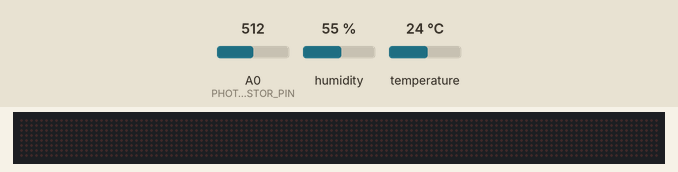
Recording of a sketch running on a simulated Arduino Uno, built with avr-gcc and run on an emulated ATmega328P. Parts: 128×8 LED matrix. The test bench sets the inputs (shaded band); at power-on: A0 (PHOTORESISTOR_PIN) = 512, humidity 55 %, temperature 24 °C. The local clock reads 2024-03-15 10:24:30 at power-on unless the sketch sets it.

Above: at 8.8 s.
8.9 s: A0 (PHOTORESISTOR_PIN) set to 690
17.2 s: A0 (PHOTORESISTOR_PIN) set to 717
At 24.6 s:
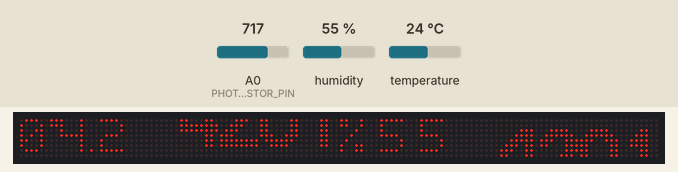
25.5 s: A0 (PHOTORESISTOR_PIN) set to 511
At 33.2 s:
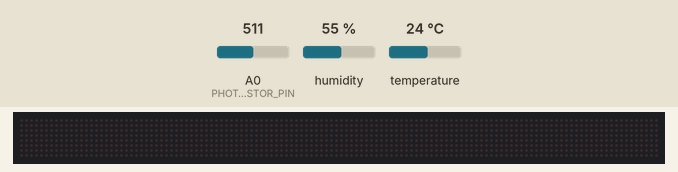
Timing chart, 0 to 34.7 s (numbered marks = the images above; inputs shaded):
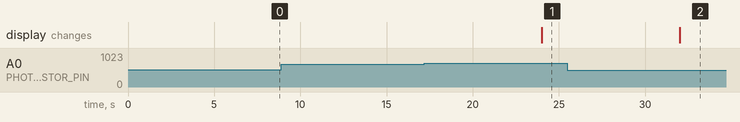

The sketch:

NightClock.ino
```cpp
#include "LowPower.h"
#include "DebugMacros.h"
#include "RTClock.h"
#include "EnvSensor.h"
#include "LedMatrixClockDisplay.h"


LedMatrixClockDisplay display;
EnvSensor sensor;
RTClock rtClock;

void setup() {
  DEBUG_INITIALIZE();
  DEBUG_PRINTS("\nNight Clock\n");

  sensor.initialize();
  display.initialize();
}


void loop() {
   LightIntensity lightValue = sensor.readLightIntensity();

  if (lightValue.isDark()) {
    display.startup();

    RTime time = rtClock.readTime();

    TemperatureAndHumidity thValue = sensor.readTemperatureAndHumidity();

    display.clear();
    display.print(time);

    if (thValue.isValid()){
      display.print(thValue);
    }

  } else {
    display.shutdown();
  }

  display.update();

  DEBUG_FLUSH();
  LowPower.powerDown(SLEEP_8S, ADC_OFF, BOD_OFF);
}
```

DebugMacros.h
```cpp
#pragma once

#define DEBUG 0

#if DEBUG
#define DEBUG_PRINT(s, x) \
  { \
    Serial.print(F(s)); \
    Serial.print(x); \
  }
#define DEBUG_PRINTS(x) Serial.print(F(x))
#define DEBUG_PRINTD(x) Serial.println(x, DEC)
#define DEBUG_INITIALIZE() \
  { \
    Serial.begin(57600); \
    while(!Serial) {;} \
  }
#define DEBUG_FLUSH() Serial.flush()

#else

#define DEBUG_PRINT(s, x)
#define DEBUG_PRINTS(x)
#define DEBUG_PRINTD(x)
#define DEBUG_FLUSH()
#define DEBUG_INITIALIZE()

#endif
```

EnvSensor.cpp
```cpp
#include "EnvSensor.h"
#include "DebugMacros.h"

void EnvSensor::initialize(){

  pinMode(PHOTORESISTOR_PIN, INPUT);

  Wire.begin();
}

TemperatureAndHumidity EnvSensor::readTemperatureAndHumidity(){
    dht.begin();
    float h = dht.readHumidity();
    float t = dht.readTemperature();

    if (!(isnan(h) || isnan(t))) {
      DEBUG_PRINT("\nHUM:", (int)h);
      DEBUG_PRINT("\nTEMP:", (int)(t * 10));
    } else {
      DEBUG_PRINTS("\nFailed to read temp\n");
    }

    return TemperatureAndHumidity(t, h);
}

LightIntensity EnvSensor::readLightIntensity(){
  int value = analogRead(A0);
  DEBUG_PRINT("\nANALOG: ", value);
  return LightIntensity(value);
}
```

EnvSensor.h
```cpp
#pragma once
#include <Wire.h>
#include "DHT.h"

#define PHOTORESISTOR_PIN A0
#define DHT_PIN 7
#define DHT_TYPE DHT22

class TemperatureAndHumidity {
public:
  inline float getTemperature() {return temperature;}
  inline float getHumidity() {return humidity; }
  inline bool isValid(){ return !isnan(temperature) && !isnan(humidity); }
  inline TemperatureAndHumidity(float temperature, float humidity) {
    this->temperature = temperature;
    this->humidity = humidity;
  }
private:
  float temperature;
  float humidity;
};

class LightIntensity{
public:
  inline bool isDark(){ return value > 700; }

  inline LightIntensity(int value) {
    this->value = value;
  }
private:
  int value;
};

class EnvSensor {
public:
  void initialize();

  TemperatureAndHumidity readTemperatureAndHumidity();
  LightIntensity readLightIntensity();

private:
  DHT dht = DHT(DHT_PIN, DHT_TYPE);
};
```

LedMatrixClockDisplay.cpp
```cpp
#include "LedMatrixClockDisplay.h"

void LedMatrixClockDisplay::initialize() {
  if (!mx.begin()) {
    DEBUG_PRINTS("\nMD_MAX72XX initialization failed\n");
  } else {
    mx.control(MD_MAX72XX::INTENSITY, 0);
    mx.update(MD_MAX72XX::OFF);
    initialized = true;
  }
}

void LedMatrixClockDisplay::print(RTime time) {
  if (initialized) {
    mx.setBuffer(9 * COL_SIZE - 1, COL_SIZE, zero + COL_SIZE * (2 * (time.getHour() / 10) + 1));
    mx.setBuffer(1 * COL_SIZE - 1, COL_SIZE, zero + COL_SIZE * (2 * (time.getHour() / 10)));

    mx.setBuffer(10 * COL_SIZE - 1, COL_SIZE, zero + COL_SIZE * (2 * (time.getHour() % 10) + 1));
    mx.setBuffer(2 * COL_SIZE - 1, COL_SIZE, zero + COL_SIZE * (2 * (time.getHour() % 10)));

    mx.setBuffer(11 * COL_SIZE - 1, COL_SIZE, zero + COL_SIZE * (2 * (time.getMinute() / 10) + 1));
    mx.setBuffer(3 * COL_SIZE - 1, COL_SIZE, zero + COL_SIZE * (2 * (time.getMinute() / 10)));

    mx.setBuffer(12 * COL_SIZE - 1, COL_SIZE, zero + COL_SIZE * (2 * (time.getMinute() % 10) + 1));
    mx.setBuffer(4 * COL_SIZE - 1, COL_SIZE, zero + COL_SIZE * (2 * (time.getMinute() % 10)));
    mx.transform(MD_MAX72XX::TRC);
  }
}

void LedMatrixClockDisplay::print(TemperatureAndHumidity value) {
  if (initialized) {
    mx.setChar((6 * COL_SIZE) - 1, '0' + ((int)value.getHumidity()) / 10);
    mx.setChar((7 * COL_SIZE) - 1, '0' + ((int)value.getHumidity()) % 10);
    mx.setChar((8 * COL_SIZE) - 1, '%');

    mx.setChar((14 * COL_SIZE) - 1, '0' + ((int)value.getTemperature()) / 10);
    mx.setChar((15 * COL_SIZE) - 1, '0' + ((int)value.getTemperature()) % 10);
    mx.setChar((16 * COL_SIZE) - 1, '0' + ((int)(value.getTemperature() * 10)) % 10);

    mx.setPoint(6, (15 * COL_SIZE) - 7, true);

    mx.setPoint(0, (16 * COL_SIZE) - 8, true);
    mx.setPoint(1, (16 * COL_SIZE) - 8, true);
    mx.setPoint(0, (16 * COL_SIZE) - 7, true);
    mx.setPoint(1, (16 * COL_SIZE) - 7, true);
  }
}
```

LedMatrixClockDisplay.h
```cpp
#pragma once

#include <MD_MAX72xx.h>
#include "DebugMacros.h"
#include "EnvSensor.h"
#include "RTClock.h"

#define HARDWARE_TYPE MD_MAX72XX::ICSTATION_HW
#define MAX_DEVICES 16

#define CLK_PIN 13   // or SCK
#define DATA_PIN 11  // or MOSI
#define CS_PIN 10    // or SS


class LedMatrixClockDisplay {
public:
  void initialize();

  inline void startup() {
    mx.control(MD_MAX72XX::SHUTDOWN, MD_MAX72XX::OFF);
  }
  inline void shutdown() {
    mx.control(MD_MAX72XX::SHUTDOWN, MD_MAX72XX::ON);
  }
  inline void clear() {
    mx.clear();
  }
  inline void update() {
    mx.update();
  }

  void print(RTime time);
  void print(TemperatureAndHumidity value);

private:
  bool initialized = false;

  MD_MAX72XX mx = MD_MAX72XX(HARDWARE_TYPE, CS_PIN, MAX_DEVICES);

  uint8_t zero[160] = {
    0b00000000,
    0b00000000,
    0b00111100,
    0b01111110,
    0b11100111,
    0b11000011,
    0b11000011,
    0b11000011,
    0b11000011,
    0b11000011,
    0b11000011,
    0b11100111,
    0b01111110,
    0b00111100,
    0b00000000,
    0b00000000,

    0b00000000,
    0b00000000,
    0b00001100,
    0b00011100,
    0b00111100,
    0b00111100,
    0b00001100,
    0b00001100,
    0b00001100,
    0b00001100,
    0b00001100,
    0b00001100,
    0b00001100,
    0b00001100,
    0b00000000,
    0b00000000,

    0b00000000,
    0b00000000,
    0b00111100,
    0b01111110,
    0b11100111,
    0b11000111,
    0b00000111,
    0b00001110,
    0b00011100,
    0b00111000,
    0b01110000,
    0b11100000,
    0b11111111,
    0b11111111,
    0b00000000,
    0b00000000,

    0b00000000,
    0b00000000,
    0b01111100,
    0b11111110,
    0b11000111,
    0b00000011,
    0b00000111,
    0b00011110,
    0b00011110,
    0b00000111,
    0b00000011,
    0b11000111,
    0b11111110,
    0b01111100,
    0b00000000,
    0b00000000,

    0b00000000,
    0b00000000,

    0b00001110,
    0b00011110,
    0b00111110,
    0b01110110,
    0b11100110,
    0b11000110,
    0b11000110,
    0b11111111,
    0b11111111,
    0b00000110,
    0b00000110,
    0b00000110,
    0b00000000,
    0b00000000,


    0b00000000,
    0b00000000,
    0b11111111,
    0b11111111,
    0b11000000,
    0b11011100,
    0b11111110,
    0b11110111,
    0b11100011,
    0b00000011,
    0b00000011,
    0b11000111,
    0b11111110,
    0b01111100,
    0b00000000,
    0b00000000,


    0b00000000,
    0b00000000,
    0b00111100,
    0b01111110,
    0b11100110,
    0b11000000,
    0b11011100,
    0b11111110,
    0b11110111,
    0b11000011,
    0b11000011,
    0b11100111,
    0b01111110,
    0b00111100,
    0b00000000,
    0b00000000,

    0b00000000,
    0b00000000,
    0b11111111,
    0b11111111,
    0b00000011,
    0b00000111,
    0b00000110,
    0b00001110,
    0b00001100,
    0b00011100,
    0b00011000,
    0b00111000,
    0b00110000,
    0b01110000,
    0b00000000,
    0b00000000,

    0b00000000,
    0b00000000,
    0b00111100,
    0b01111110,
    0b11100111,
    0b11000011,
    0b11100111,
    0b01111110,
    0b01111110,
    0b11100111,
    0b11000011,
    0b11100111,
    0b01111110,
    0b00111100,
    0b00000000,
    0b00000000,

    0b00000000,
    0b00000000,
    0b00111100,
    0b01111110,
    0b11100111,
    0b11000011,
    0b11000011,
    0b11101111,
    0b01111111,
    0b00111011,
    0b00000011,
    0b01100111,
    0b01111110,
    0b00111100,
    0b00000000,
    0b00000000,

  };
};
```

RTClock.cpp
```cpp
#include "RTClock.h"

RTime RTClock::readTime(){
    bool flag24 = false;
    bool pmFlag = false;
    uint8_t hour = rtc.getHour(flag24, pmFlag);
    uint8_t min = rtc.getMinute();

    return RTime(hour, min);
}
```

RTClock.h
```cpp
#pragma once
#include <DS3231.h>

class RTime {
public:
  inline uint8_t getHour() { return hour; }
  inline uint8_t getMinute() { return minute; }
  inline RTime(uint8_t hour, uint8_t minute) {
    this->hour = hour;
    this->minute = minute;
  }
private:
  uint8_t hour;
  uint8_t minute;
};

class RTClock {
public:
  RTime readTime();
private:
  DS3231 rtc = DS3231();
};
```

Measured:
- the behaviour switches between 700 and 701 on A0 (PHOTORESISTOR_PIN) (found by bisection; images 0 and 1)
- after the input at 8.9 s, every drawn part: stays the same
- after the input at 17.2 s, the display: changes after 6.8 s (image 1)
- after the input at 25.5 s, the display: changes after 6.5 s (image 2)
